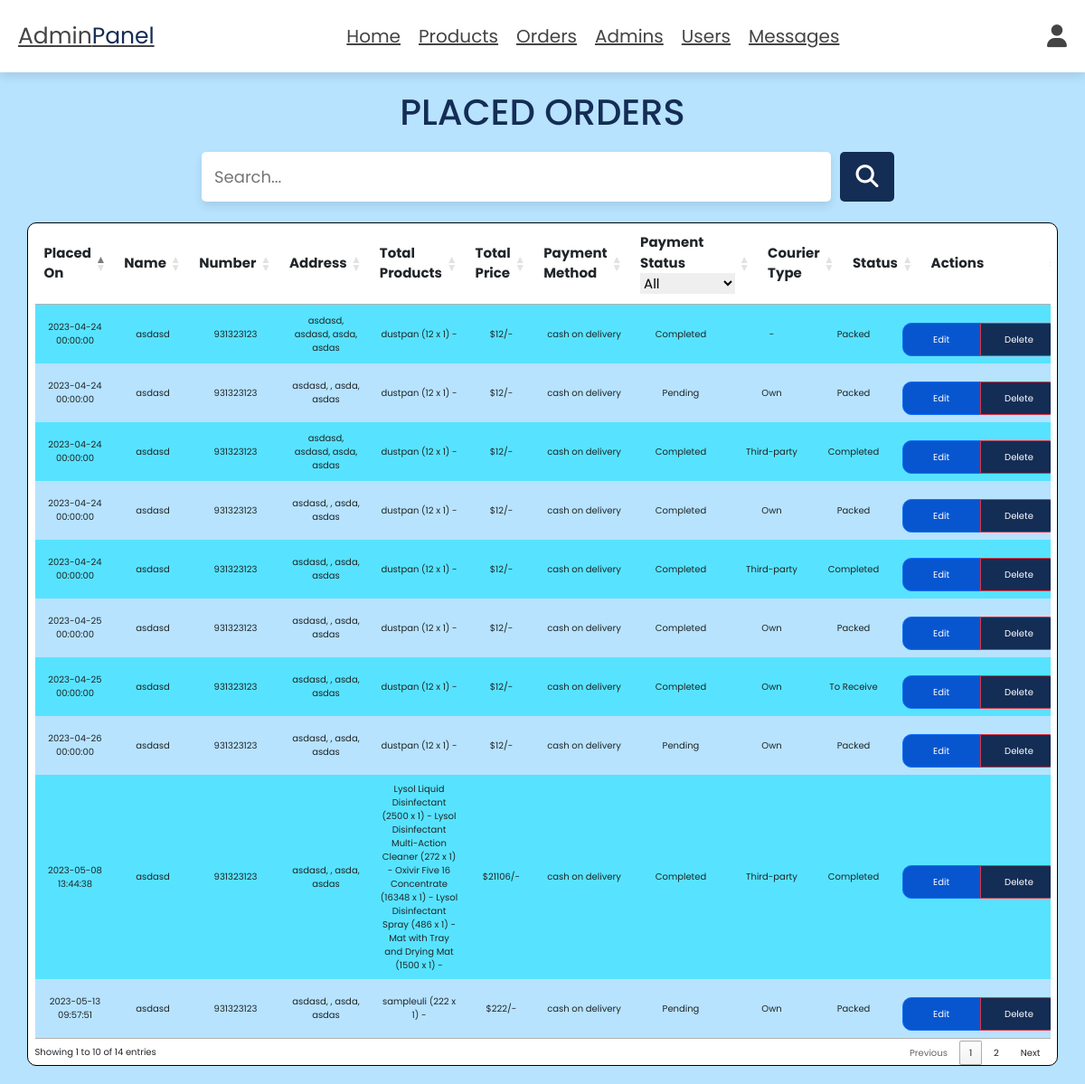
Before: /admin/placed_orders.php (signed in) with the older database file.
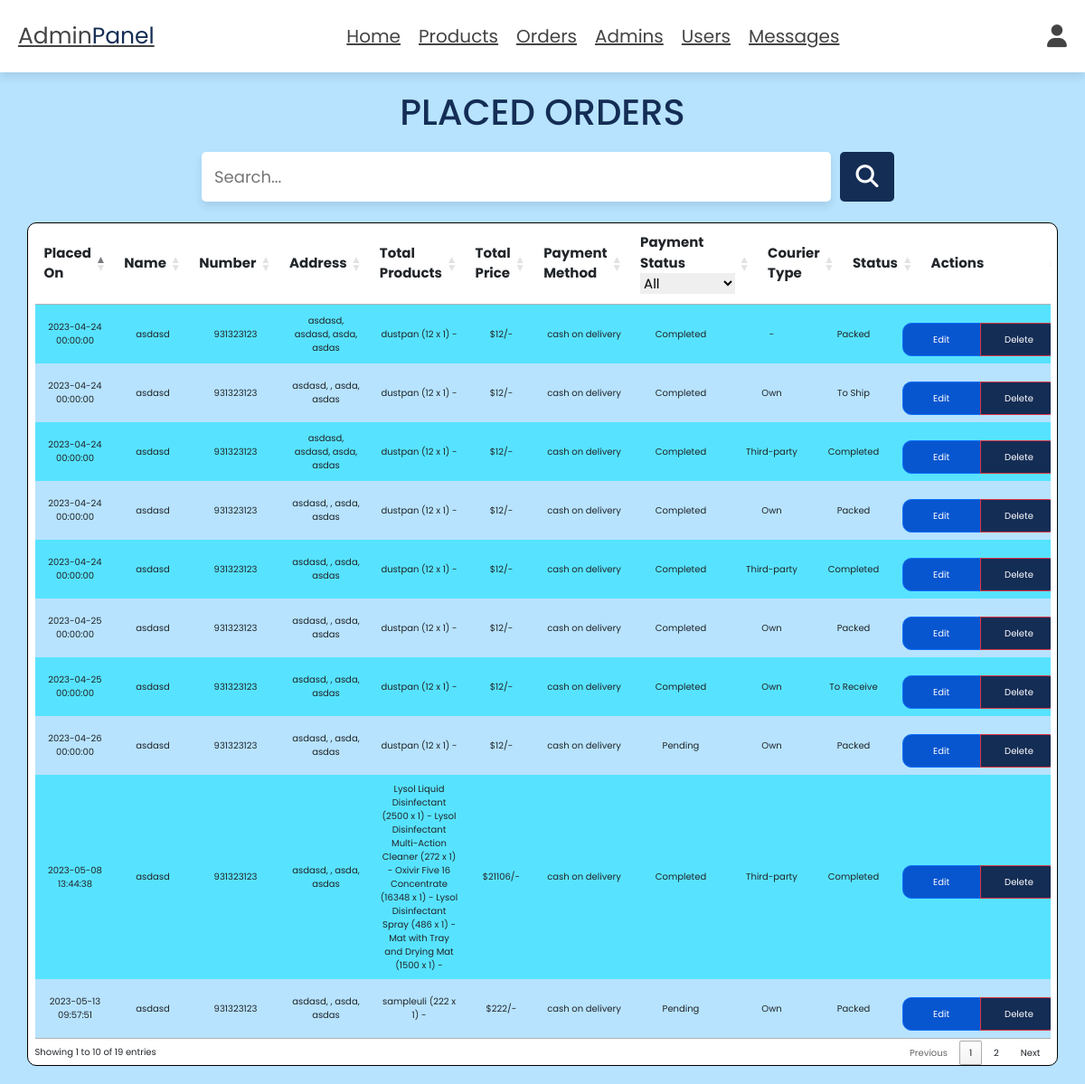
After: the same page with the newer database file.
### tables this page shows
CREATE TABLE IF NOT EXISTS `orders` (
  `id` int(100) NOT NULL AUTO_INCREMENT,
  `user_id` int(100) NOT NULL,
  `name` varchar(20) NOT NULL,
  `number` varchar(10) NOT NULL,
  `email` varchar(50) NOT NULL,
  `method` varchar(50) NOT NULL,
  `address` varchar(500) NOT NULL,
  `total_products` varchar(1000) NOT NULL,
  `total_price` int(100) NOT NULL,
  `placed_on` datetime NOT NULL DEFAULT current_timestamp(),
  `payment_status` varchar(20) NOT NULL DEFAULT 'Pending',
  `request` varchar(200) DEFAULT 'None',
  `order_tracking` varchar(20) DEFAULT '-',
  `courier_type` varchar(20) DEFAULT '-',
  `ref_num` int(50) NOT NULL,
  PRIMARY KEY (`id`)
);

### admin/placed_orders.php (the view, shortened to what this page needs)
<?php
include '../components/connect.php';
?>
<!DOCTYPE html>
<html lang="en">
<head>
   <link rel="stylesheet" href="https://cdnjs.cloudflare.com/ajax/libs/bootstrap/5.3.0/css/bootstrap.min.css">
   <link rel="stylesheet" href="https://cdnjs.cloudflare.com/ajax/libs/font-awesome/6.1.1/css/all.min.css">
   <link rel="stylesheet" type="text/css" href="https://cdn.datatables.net/1.11.3/css/jquery.dataTables.min.css"/>
   <link rel="stylesheet" href="../css/admin_style.css">
</head>
<body>
<?php include '../components/admin_header.php'; ?>
<section class="orders">
   <h1 class="heading">Placed Orders</h1>
   <div class="search-form">
   <form>
      <input type="text" id="datatableSearch" placeholder="Search...">
      <button type="button" id="datatableSearchButton"><i class="fas fa-search"></i></button>
   </form>
</div>
   <div class="container">
      <table id="ordersTable">
         <thead>
            <tr>
               <th>Placed On</th>
               <th>Name</th>
               <th>Number</th>
               <th>Address</th>
               <th>Total Products</th>
               <th>Total Price</th>
               <th>Payment Method</th>
               <th>Payment Status</th>
               <th>Courier Type</th>
               <th>Status</th>
               <th>Actions</th>
            </tr>
         </thead>
         <tbody>
            <?php
               $select_orders = $conn->prepare("SELECT * FROM `orders`");
               $select_orders->execute();
               if($select_orders->rowCount() > 0){
                  while($fetch_orders = $select_orders->fetch(PDO::FETCH_ASSOC)){
                     echo '<tr>';
                     echo '<td>' . $fetch_orders['placed_on'] . '</td>';
                     echo '<td>' . $fetch_orders['name'] . '</td>';
                     echo '<td>' . $fetch_orders['number'] . '</td>';
                     echo '<td>' . $fetch_orders['address'] . '</td>';
                     echo '<td>' . $fetch_orders['total_products'] . '</td>';
                     echo '<td>$' . $fetch_orders['total_price'] . '/-</td>';
                     echo '<td>' . $fetch_orders['method'] . '</td>';
                     echo '<td>' . $fetch_orders['payment_status'] . '</td>';
                     echo '<td>' . $fetch_orders['courier_type'] . '</td>';
                     echo '<td>' . $fetch_orders['order_tracking'] . '</td>';
                     echo '<td>
   <div class="btn-group" role="group">
      <button type="button" class="btn btn-primary" data-bs-toggle="modal" data-bs-target="#editModal' . $fetch_orders['id'] . '">Edit</button>
      <a href="placed_orders.php?delete=' . $fetch_orders['id'] . '" class="btn btn-danger btn-delete" onclick="return confirm(\'Delete this order?\');">Delete</a>
   </div>
</td>';
                     echo '</tr>';
                  }
               }
            ?>
         </tbody>
      </table>
   </div>
</section>
</body>
</html>

Changed rows visible on the page:
changed orders: payment_status "Pending" → "Completed"; order_tracking "Packed" → "To Ship"
Other visible differences:
text written by a page script: "Showing 1 to 10 of 14 entries Previous 1 2 Next" → "Showing 1 to 10 of 19 entries Previous 1 2 Next"
